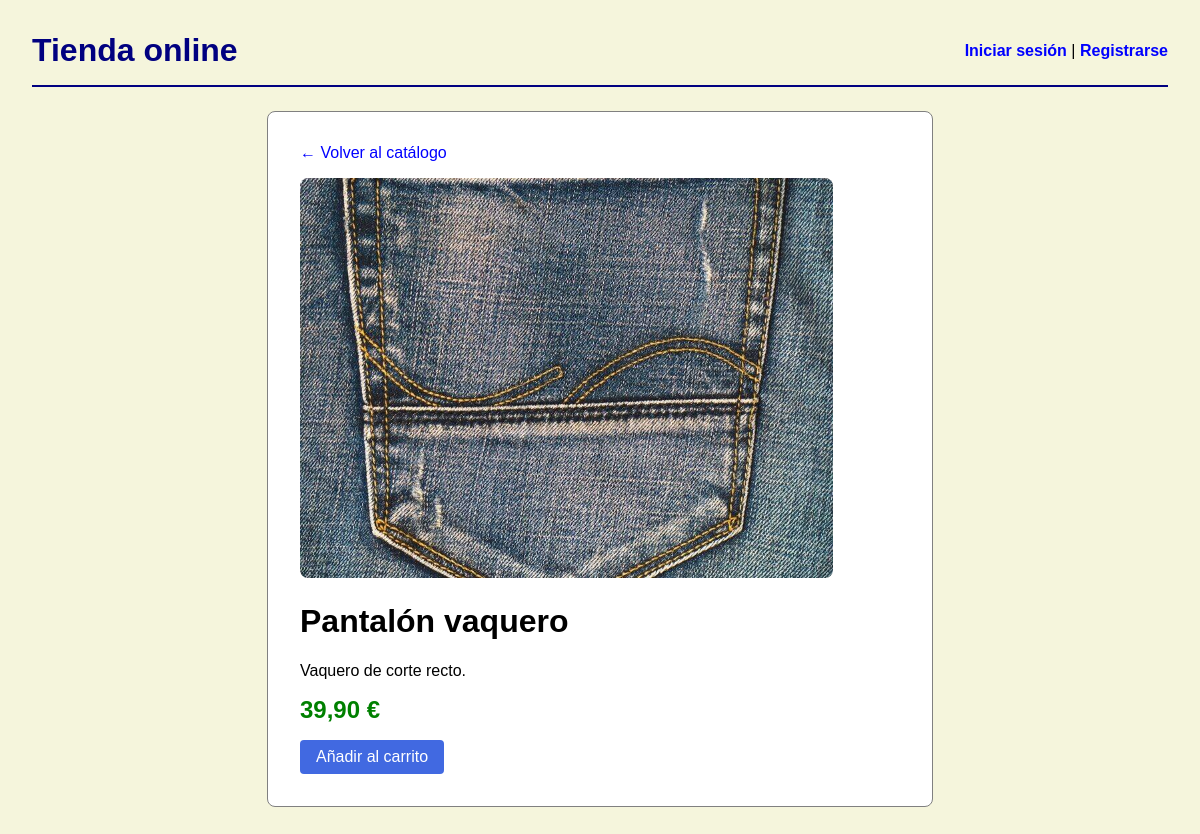
/index.php?page=producto&id=3, run on the app's committed database.
### tables this page shows
CREATE TABLE producto (
  id_producto INT UNSIGNED NOT NULL AUTO_INCREMENT,
  nombre      VARCHAR(120) NOT NULL,
  descripcion TEXT         NULL,
  precio      DECIMAL(10,2) NOT NULL,
   
  imagen      VARCHAR(255) NULL,
  PRIMARY KEY (id_producto),
  CONSTRAINT chk_producto_precio CHECK (precio >= 0)
);

### index.php (called while the page is built, shortened)
<?php
require_once __DIR__ . '/controllers/mainController.php';

### repositories/ProductoRepository.php (called while the page is built, shortened)
<?php
require_once __DIR__ . '/../models/Producto.php';
class ProductoRepository {
    private mysqli $db;
    public function __construct (mysqli $db){
        $this->db = $db;
    }
    public function findById(int $id): ?Producto {
        $sql = "SELECT id_producto, nombre, descripcion, precio, imagen FROM producto WHERE id_producto = ?";
            $stmt = $this->db->prepare($sql);
            $stmt->bind_param("i", $id);
            $stmt->execute();
            $resultado = $stmt->get_result();
            if ($row = $resultado->fetch_assoc()){
                return new Producto(
                    (int)$row['id_producto'],
                    $row['nombre'],
                    $row['descripcion'],
                    (float)$row['precio'],
                    $row['imagen']
                );
            }
            return null;
    }
}

### models/Producto.php (called while the page is built, shortened)
<?php
class Producto {
    private string $nombre;
    private ?string $descripcion;
    private float $precio;
    private ?string $imagen;
public function __construct (?int $id_producto, string $nombre, ?string $descripcion, float $precio, ?string $imagen = null) {
    $this->nombre = $nombre;
    $this -> descripcion = $descripcion;
    $this-> precio = $precio;
    $this->imagen = $imagen;
}
public function getNombre(): string {return $this->nombre;}
public function getDescripcion(): ?string {return $this->descripcion;}
public function getPrecio(): float { return $this->precio;}
public function getImagen(): ?string { return $this->imagen;}
}

### views/productoView.phtml (the view, shortened to what this page needs)
<!DOCTYPE html>
    <html lang="es">
    <head>
        <link rel="stylesheet" href="css/estilos.css">
    </head>
    <body>
        <?php require __DIR__ . '/header.phtml'; ?>
        <div class="detalle">
            <a class="volver" href="index.php?page=productos">&larr; Volver al catálogo</a>
            <?php if ($producto->getImagen()): ?>
                <img src="img/productos/<?= htmlspecialchars($producto->getImagen()) ?>" alt="<?= htmlspecialchars($producto->getNombre()) ?>">
            <?php endif; ?>
            <h1><?= htmlspecialchars($producto->getNombre()) ?></h1>
            <p><?= htmlspecialchars($producto->getDescripcion() ?? 'Sin descripción.') ?></p>
            <p class="precio-grande"><?= number_format($producto->getPrecio(), 2, ',', '.') ?> €</p>
            <form action="index.php?page=carrito" method="post">
                <input type="submit" class="btn" value="Añadir al carrito">
            </form>
        </div>
    </body>
    </html>

### css/estilos.css (style rules this page uses)
body { font-family: sans-serif; margin: 2rem; background: beige; color: black; }
.detalle { background: white; border: 1px solid gray; border-radius: 8px; padding: 2rem; max-width: 600px; margin: 0 auto; }
.precio-grande { font-size: 1.5rem; font-weight: bold; color: green; margin: 1rem 0; }
.volver { display: inline-block; margin-bottom: 1rem; color: blue; text-decoration: none; }
.btn { display: inline-block; background: royalblue; color: white; padding: 0.5rem 1rem; text-decoration: none; border-radius: 4px; text-align: center; border: none; cursor: pointer; font-size: 1rem; }
.detalle img { max-width: 100%; max-height: 400px; border-radius: 8px; }

### data on the page
producto: imagen (picture), nombre "Pantalón vaquero", descripcion "Vaquero de corte recto.", precio "39,90"
